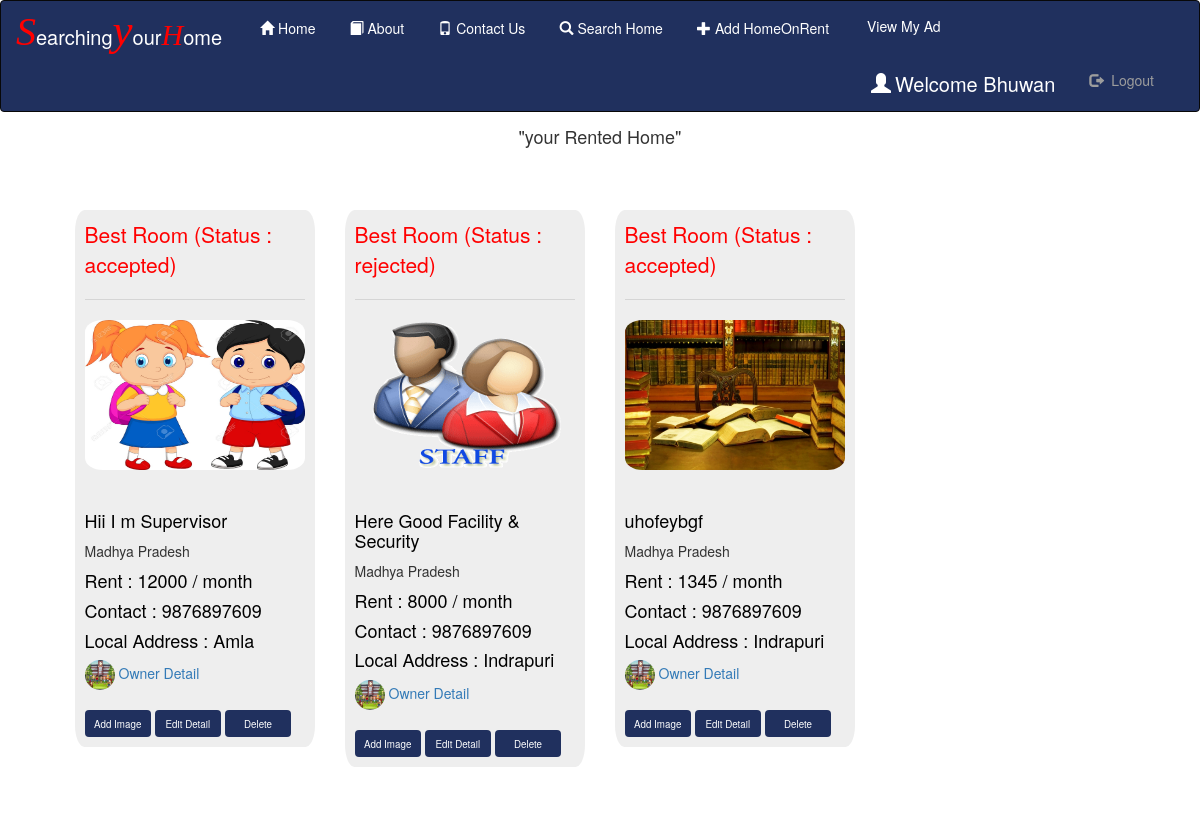
Page /img (signed in) on the committed database.
### Room/models.py (models this page shows, shortened)
class Owner_Detail(models.Model):
    status = models.ForeignKey(Status,on_delete=models.CASCADE,null=True)
    register=models.ForeignKey(Register,on_delete=models.CASCADE,null=True)
    state=models.ForeignKey(State,on_delete=models.CASCADE,null=True)
    dist=models.ForeignKey(District,on_delete=models.CASCADE,null=True)
    local_add = models.CharField(max_length=100,null=True)
    title=models.CharField(max_length=100,null=True)
    desc=models.CharField(max_length=100,null=True)
    rent=models.IntegerField(null=True)
    img=models.FileField(null=True,)

class Status(models.Model):
    status = models.CharField(max_length=100,null=True)

class State(models.Model):
    state=models.CharField(max_length=100,null=True)

class Register(models.Model):
    user=models.ForeignKey(User,on_delete=models.CASCADE,null=True)
    gen=models.CharField(max_length=30,null=True)
    add=models.CharField(max_length=100,null=True)
    mobile=models.CharField(max_length=10,null=True)
    image=models.FileField(null=True, blank=True)
    birth=models.DateField(null=True)

### Room/views.py (the view)
# urls.py: path('img', Room_Img,name='img'),
def Room_Img(request):
    if not request.user.is_authenticated:
        return redirect('home')
    user=User.objects.get(id=request.user.id)
    reg=Register.objects.filter(user=user).first()
    room=Owner_Detail.objects.filter(register=reg).all()
    d={'room':room}
    return render(request,'room_image.html',d)

### Room/templates/room_image.html (shortened to what this page needs)
{% extends 'navigation.html' %}
{% block body %}
<p align="center" style="margin-top:1%;font-size:18px">"your Rented Home"</p>
    <div class="row" style="margin:5%">
        {% for i in room %}
        <div class="col-sm-3">
            <div class="jumbotron" style="width:100%;border-radius:4%;padding:4%">
            <p style="color:red">{{i.title}} (Status :  {{i.status.status}})<hr></p>
                <a href="{% url 'detail1' i.id %}" ><img src="{{i.img.url}}" style="border-radius:8%;width:100%;height:150px;"><hr></a>
            <h4 style="color:Black">{{i.desc}}</h4>{{i.state.state}}
            <h4 style="color:black">Rent : {{i.rent}} / month</h4>
            <h4 style="color:black">Contact : {{i.register.mobile}}</h4>
            <h4 style="color:black">Local Address : {{i.local_add}}</h4>
                <a href="{% url 'owner' i.id %}"><img src="{{i.register.image.url}}" style="border-radius:50%;width:30px;height:30px"> Owner Detail</a><br>
                <br><button id="id2"><a href="{% url 'room_img' i.id %}" style="color:white">Add Image</a></button>
                <button id="id2"><a href="{% url 'edit_detail' i.state.id i.id %}" style="color:white">Edit Detail</a></button>
                <button id="id2"><a href="{% url 'delete' i.id %}" style="color:white">Delete</a></button>
            </div>
        </div>
        {% endfor %}
    </div>
{% endblock %}

### Room/templates/navigation.html (shortened to what this page needs)
<!DOCTYPE html>
<html lang="en">
{% load static %}
<head>
  <link rel="stylesheet" href="https://maxcdn.bootstrapcdn.com/bootstrap/3.3.6/css/bootstrap.min.css">
    <link rel = stylesheet href = "https://cdn.datatables.net/1.10.20/css/jquery.dataTables.min.css">
</head>
<body>
<nav class="navbar navbar-inverse" role="navigation" style="padding:0px;margin:0px;background-color:#20305E;color:white;>
  <div class="container-fluid" style="padding:0px;margin:0px">
    <div class="navbar-header" style="margin-bottom:4px;margin-right:4px;">
      <a class="navbar-brand" href="#"><span style="font-size:40px;color:Red"><i style="font-family:cursive">S</i></span><span style="font-size:20px;color:white">earching</span><span style="font-size:45px;color:Red"><i style="font-family:cursive">y</i></span><span style="font-size:20px;color:white">our</span><span style="font-size:30px;color:Red"><i style="font-family:cursive">H</i></span><span style="font-size:20px;color:white">ome</span></a>
    </div>
<div class="collapse navbar-collapse" id="navid">
    <ul class="nav navbar-nav">
      <li><a href="{% url 'home' %}" style = "color : white" ><span class="glyphicon glyphicon-home" style="padding:4px"></span>Home</a></li>
        <li><a href="{% url 'about' %}" style = "color : white"><span class="glyphicon glyphicon-book" style="padding:4px"></span>About</a></li>
        <li><a href="{% url 'contact' %}" style = "color : white"><span class="glyphicon glyphicon-phone" style="padding:4px"></span>Contact Us</a></li>
      {% if not request.user.is_staff %}
      <li><a href="{% url 'search' %}" style = "color : white"><span class="glyphicon glyphicon-search" style="padding:4px"></span>Search Home</a></li>
      {% if request.user.username %}
        <li><a href="{% url 'rent1' %}" style = "color : white"><span class="glyphicon glyphicon-plus" style="padding:4px"></span>Add HomeOnRent</a></li>
      <li><a href="{% url 'img' %}" style = "color : white"><span class="glyphicon glyphicon-View" style="padding:4px"></span>View My Ad</a></li>
    {% endif %}
        {% endif %}
    </ul>
    {% if request.user.username %}
    <ul class="nav navbar-nav navbar-right">
      <li><a href="{% url 'user_detail' %}" style="color:white;font-size:20px"> <span class="glyphicon glyphicon-user" style="padding:4px;"></span>Welcome  {{request.user.username}}</a></li>
      <li><a href="{% url 'logout' %}" style="margin-right:30px"><span class="glyphicon glyphicon-log-out" style="padding:4px;"></span> Logout</a></li>
    </ul>
    {% endif %}
  </div>
</nav>
{% block body %}
{% endblock %}
</body>
</html>

### Room/templates/room_image.html (style rules this page uses)
#id2 { background-color: #20305E; color: white; border: none; border-radius: 4px; cursor: pointer; margin:0px; padding:0px; height:27px; width:30%; font-size:70%; }

### rows in the picture
Owner_Detail: title "Best Room", status.status "accepted", img (picture), desc "Hii I m Supervisor", state.state "Madhya Pradesh", rent "12000", register.mobile "9876897609", local_add "Amla", register.image (picture)
Owner_Detail: title "Best Room", status.status "rejected", img (picture), desc "Here Good Facility & Security", state.state "Madhya Pradesh", rent "8000", register.mobile "9876897609", local_add "Indrapuri", register.image (picture)
Owner_Detail: title "Best Room", status.status "accepted", img (picture), desc "uhofeybgf", state.state "Madhya Pradesh", rent "1345", register.mobile "9876897609", local_add "Indrapuri", register.image (picture)

### other values in the picture
{{ request.user.username }} "Bhuwan"
